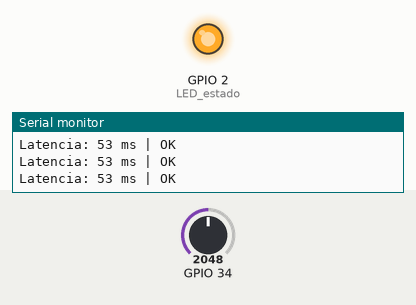
Bench run of a program on a simulated ESP32. On the bench: output pins drawn as LEDs (lit = HIGH), the last lines printed to the serial monitor. The test bench sets the inputs (shaded band); at power-on: GPIO 34 = 2048.

Above: at 1.2 s.
1.3 s: GPIO 34 set to 105
2.8 s: GPIO 34 set to 94
At 3.6 s:
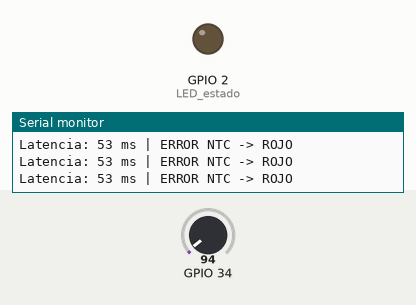
4.3 s: GPIO 34 set to 491
At 5.0 s:
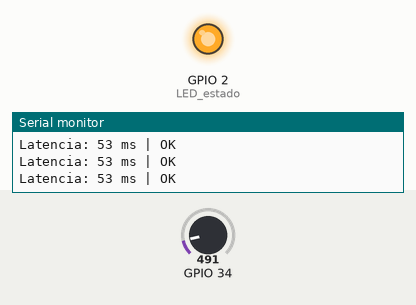
5.8 s: GPIO 34 set to 60
At 6.8 s:
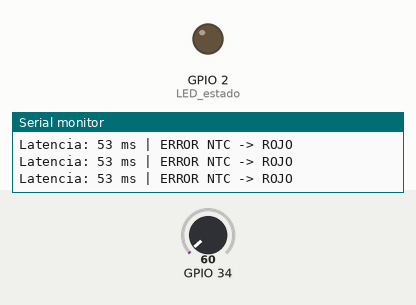
Timing chart, 0 to 8.3 s (numbered marks = the images above; inputs shaded):
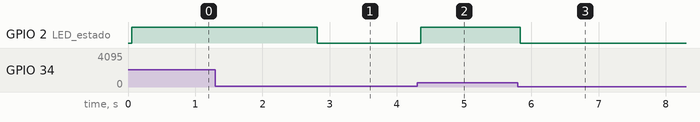

Measured:
- the behaviour switches between 100 and 99 on GPIO 34 (found by bisection; images 0 and 1)
- after the input at 2.8 s, GPIO 2 (LED_estado): HIGH → LOW at once
- after the input at 4.3 s, GPIO 2 (LED_estado): LOW → HIGH after 0.05 s
- after the input at 5.8 s, GPIO 2 (LED_estado): HIGH → LOW at once

The program:

main.cpp
```cpp
#include <Arduino.h>

unsigned long lastLoop = 0;
const int LOOP_MS = 53;
bool systemOK = true;

void setup() {
  Serial.begin(115200);
  Serial.println("MyAutoOS VCU ADAS L2/L3 | 53ms Loop | Iniciado");
  pinMode(2, OUTPUT); // LED estado
}

void loop() {
  unsigned long now = millis();
  if (now - lastLoop >= LOOP_MS) {
    lastLoop = now;

    // Simulacion lectura NTC / sensor en pin 34
    int ntc = analogRead(34); // 0 = desconectado

    if (ntc < 100) {
      systemOK = false;
      Serial.println("Latencia: 53 ms | ERROR NTC -> ROJO");
      digitalWrite(2, LOW);
    } else {
      systemOK = true;
      Serial.print("Latencia: ");
      Serial.print(LOOP_MS);
      Serial.println(" ms | OK");
      digitalWrite(2, HIGH);
    }
  }
}
```
